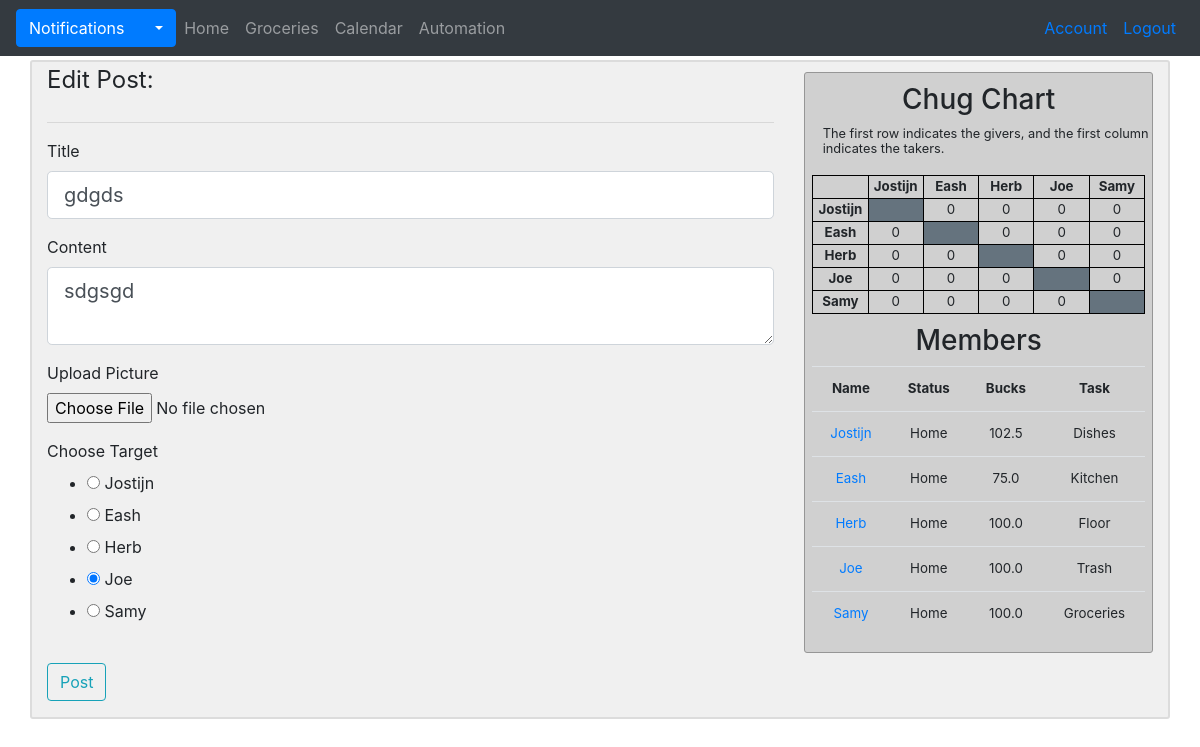
The app's page /edit/post/id/7 (signed in) with its own data.
### G_app/models.py (models this page shows, shortened)
class Post(db.Model):
    id = db.Column(db.Integer, primary_key = True)
    title = db.Column(db.String(100), nullable=False, default='')
    date_posted = db.Column(db.DateTime, nullable=False, default=datetime.utcnow)
    content = db.Column(db.Text, nullable=False)
    type = db.Column(db.String(50), nullable=False, default='General')
    rating = db.Column(db.Float)
    can_vote = db.Column(db.Boolean, nullable=False, default=False)
    voted = db.Column(db.String(150))
    image = db.Column(db.String(150))
    id_user = db.Column(db.Integer, db.ForeignKey('user.id'), nullable=False)
    id_target = db.Column(db.Integer, db.ForeignKey('user.id'))
    comments = db.relationship('Comment', backref='original_post', lazy=True)

class User(db.Model, UserMixin):
    id = db.Column(db.Integer, primary_key = True)
    username = db.Column(db.String(20), unique=True, nullable=False)
    name = db.Column(db.String, nullable=False)
    email = db.Column(db.String(120), unique=True, nullable=False)
    image = db.Column(db.String(20), nullable=False, default='default.jpg')
    password = db.Column(db.String(60), nullable=False)
    status = db.Column(db.String, nullable=False)
    bucks = db.Column(db.Float, nullable=False)
    task = db.Column(db.String, nullable=False)
    done_weekly_vote = db.Column(db.Boolean, nullable=False, default=False)
    posts = db.relationship('Post', backref='author', lazy=True, foreign_keys='Post.id_user')
    posts_targeted = db.relationship('Post', backref='target', lazy=True, foreign_keys='Post.id_target')
    chugs_give = db.relationship('Chug', backref='giver', lazy=True, foreign_keys='Chug.id_giver')
    chugs_take = db.relationship('Chug', backref='taker', lazy=True, foreign_keys='Chug.id_taker')
    notifications = db.relationship('Notification', backref='target', lazy=True)
    payments_made = db.relationship('Transaction', backref='payer', lazy=True, foreign_keys='Transaction.id_payer')
    payments_received = db.relationship('Transaction', backref='payee', lazy=True, foreign_keys='Transaction.id_payee')
    challenges_made =  db.relationship('Challenge', backref='challenger', lazy=True, foreign_keys='Challenge.id_challenger')
    challenges_received =  db.relationship('Challenge', backref='challengee', lazy=True, foreign_keys='Challenge.id_challengee')
    comments = db.relationship('Comment', backref='commenter', lazy=True)
    votes_made = db.relationship('Vote', backref='voter', lazy=True, foreign_keys='Vote.id_voter')
    votes_received = db.relationship('Vote', backref='candidate', lazy=True, foreign_keys='Vote.id_candidate')
    weekly_votes = db.relationship('WeeklyVote', backref='subject', lazy=True, foreign_keys='WeeklyVote.id_subject')
    def new_notifications(self):
        return Notification.query.filter_by(user_id=self.id, seen=False).all()

### G_app/posts/routes.py (the view)
@posts.route("/edit/post/id/<post_id>", methods=['GET','POST'])
@login_required
def edit_post(post_id):
    chug = chug_matrix()
    members = member_ls()
    post = Post.query.get_or_404(post_id)
    if post.author != current_user:
        abort(403)
    if post.type != 'General':
        form = PostForm()
    else:
        form = PostFormGeneral()
    if form.validate_on_submit():
        if form.picture.data:
            picture_file = save_picture(form.picture.data, 'static/post_pics', 500, 500)
            post.image = picture_file
        post.title = form.title.data
        post.content = form.content.data
        if post.type != "General":
            id_target = User.query.filter_by(username=form.target.data).first().id
            post.id_target = id_target
        db.session.commit()
        flash("Your post has been updated!", 'success')
        return redirect(url_for('main.home'))
    elif request.method == 'GET':
        form.title.data = post.title
        form.content.data = post.content
        if post.type != "General":
            form.target.data = post.target.username
    return render_template('update_post.html', form=form, members=members, chug=chug, post_type=post.type)

### G_app/posts/forms.py
class PostForm(FlaskForm):
    title = StringField('Title', validators=[DataRequired()])
    content = TextAreaField('Content', validators=[DataRequired()])
    picture = FileField('Upload Picture', validators=[FileAllowed(['jpg', 'png'])])
    target = RadioField('Choose Target', choices=get_choices())
    submit = SubmitField('Post')

### G_app/models.py (called while the page is built)
@login_manager.user_loader
def load_user(user_id):
    return User.query.get(int(user_id))

### G_app/posts/utils.py (called while the page is built)
def member_ls():
    members = User.query.all()
    members.pop(5)
    return members

def chug_matrix():
    matrix = [
        [None, 0, 0, 0, 0],
        [0, None, 0, 0, 0],
        [0, 0, None, 0, 0],
        [0, 0, 0, None, 0],
        [0, 0, 0, 0, None]
    ]
    chugs_to_be_taken = Chug.query.filter_by(taken=False).all()
    for chug in chugs_to_be_taken:
        matrix[chug.id_taker - 1][chug.id_giver - 1] += 1
    return matrix

### G_app/templates/update_post.html (shortened to what this page needs)
{% extends "layout.html" %}
  {% block content %}
    <form method="POST" action="" enctype="multipart/form-data" novalidate>
      <fieldset class="form-group">
        <legend>Edit Post:</legend>
        <hr>
        <div class="form-group">
          {{ form.title.label(class="form-control-label") }}
          {% if form.title.errors %}
              {{ form.title(class="form-control form-control-lg is-invalid") }}
              <div class="invalid-feedback">
                  {% for error in form.title.errors %}
                      <span>{{ error }}</span>
                  {% endfor %}
              </div>
          {% else %}
              {{ form.title(class="form-control form-control-lg") }}
          {% endif %}
        </div>
        <div class="form-group">
          {{ form.content.label(class="form-control-label") }}
          {% if form.content.errors %}
              {{ form.content(class="form-control form-control-lg is-invalid") }}
              <div class="invalid-feedback">
                  {% for error in form.content.errors %}
                      <span>{{ error }}</span>
                  {% endfor %}
              </div>
          {% else %}
              {{ form.content(class="form-control form-control-lg") }}
          {% endif %}
        </div>
        <div class="form-group">
          {{ form.picture.label() }}
          {{ form.picture(class="form-control-file") }}
        </div>
        {% if post_type in ['Mess', 'Punish', 'Request'] %}
          <div class="form-group">
            {{ form.target.label() }}
            {{ form.target() }}
          </div>
        {% endif %}
      </fieldset>
      <div class="form-group">
        {{ form.submit(class="btn btn-outline-info") }}
      </div>
    </form>
  {% endblock %}

### G_app/templates/layout.html (shortened to what this page needs)
<!DOCTYPE html>
<html>
  <head>
    <link rel="stylesheet" href="https://stackpath.bootstrapcdn.com/bootstrap/4.2.1/css/bootstrap.min.css">
    <link rel="stylesheet" type="text/css" href="{{ url_for('static', filename='main.css') }}">
  </head>
  <body style="background-image: url('{{ url_for('static', filename='images/our_goat.jpg') }}')">
    <div class="container d-none d-sm-block">
      <nav class="navbar bg-dark navbar-expand navbar-dark fixed-top">
        {% if current_user.is_authenticated %}
          {% set new_notifications = current_user.new_notifications()|length %}
          <div class="dropdown">
            <button class="btn btn-primary dropdown-toggle" id="notification-toggle" onclick="update_notification_list('{{ url_for('main.your_notifications', user_id=current_user.id) }}')" type="button" data-toggle="dropdown">Notifications
            </button>
          </div>
            {% set new_notifications = current_user.new_notifications()|length %}
          <ul class="navbar-nav mr-auto">
            <li class={% block home_active %}{% endblock %}><a class="nav-link" href="{{ url_for('main.home') }}">Home</a></li>
            <li class={% block groceries_active %}{% endblock %}><a class="nav-link" href="{{ url_for('main.groceries') }}">Groceries</a></li>
            <li class={% block calendar_active %}{% endblock %}><a class="nav-link" href=#>Calendar</a></li>
            <li class={% block automation_active %}{% endblock %}><a class="nav-link" href=#>Automation</a></li>
          </ul>
        {% endif %}
        <ul class="navbar-nav ml-auto">
          {% if current_user.is_authenticated %}
            <li class="nav-item"><a class="nav-link text-primary" href="{{ url_for('users.account') }}">Account</a></li>
            <li class="nav-item"><a class="nav-link text-primary" href="{{ url_for('users.logout') }}">Logout</a></li>
          {% else %}
            <li class="nav-item"><a class="nav-link text-primary" href="{{ url_for('users.login') }}">Login</a></li>
          {% endif %}
        </ul>
      </nav>
    </div>
    <div class="container d-none d-sm-block mb-3" id="main" style="margin-top:60px">
      <div class="row">
        <div class="col-lg-8">
            {% block content %}
            {% endblock %}
          </div>
        <div class="col-lg-4">
          {% if current_user.is_authenticated %}
            <div class="sidebar">
              <h3 style="margin-top:10px">Chug Chart</h3>
              <div class="sidebar-info">
                <small>The first row indicates the givers, and the first column indicates the takers.</small>
              </div>
              <table id="chug">
                <tr>
                  <th id="chug"></th>
                  {% for member in members %}
                    <th id="chug">{{ member.username }}</th>
                  {% endfor %}
                </tr>
                {% for row in range(5) %}
                  <tr>
                    <th id="chug">{{members[row].username}}</th>
                    {% for col in range(5) %}
                      {% if chug[row][col] != None %}
                        <td id="chug">{{ chug[row][col] }}</td>
                      {% else %}
                        <td id="chug" bgcolor="#65737e"></td>
                      {% endif %}
                    {% endfor %}
                  </tr>
                {% endfor %}
              </table>
              <h3 style="margin-top:10px">Members</h3>
              <table class="table" id="members">
                <tr>
                  <th>Name</th>
                  <th>Status</th>
                  <th>Bucks</th>
                  <th>Task</th>
                </tr>
                {% for member in members %}
                  <tr>
                    <td><a href="{{ url_for('users.profile', username=member.username) }}">{{ member.username }}</a></td>
                    <td>{{ member.status }}</td>
                    <td>{{ member.bucks }}</td>
                    <td>{{ member.task }}</td>
                  </tr>
                {% endfor %}
              </table>
            </div>
          {% endif %}
        </div>
      </div>
    </div>
  </body>
</html>

### G_app/static/main.css (style rules this page uses)
body { background-size: cover; }
.container#main { background-color: rgba(230, 230, 230, 0.6); border: 2px solid rgb(220, 220, 220); border-radius: 3px; width: 100%; }
.sidebar { text-align: center; background-color: rgba(200, 200, 200, 0.8); border: 0.5px solid rgb(150, 150, 150); border-radius: 3px; margin-top: 3%; margin-bottom: 3%; }
.sidebar-info { line-height: 0.95; text-align: left; margin-left: 5%; }
table#members { width: 96%; margin-left: 2%; margin-right: 2%; font-size: 10pt; }
table#chug { ; width: 96%; margin-left: 2%; margin-right: 2%; table-layout: fixed; font-size: 10pt; margin-top: 20px; }
table#chug, th#chug, td#chug { border: 1px solid black; }

### records on screen
Post: title "gdgds", content "sdgsgd"
User: username "Jostijn", username "Jostijn", status "Home", bucks "102.5", task "Dishes"
User: username "Eash", username "Eash", status "Home", bucks "75.0", task "Kitchen"
User: username "Herb", username "Herb", status "Home", bucks "100.0", task "Floor"
User: username "Joe", username "Joe", status "Home", bucks "100.0", task "Trash"
User: username "Samy", username "Samy", status "Home", bucks "100.0", task "Groceries"

### other values on screen
{{ chug[row][col] }} "0" "0" "0" "0" "0" "0" "0" "0" "0" "0" "0" "0" "0" "0" "0" "0" "0" "0" "0" "0"
